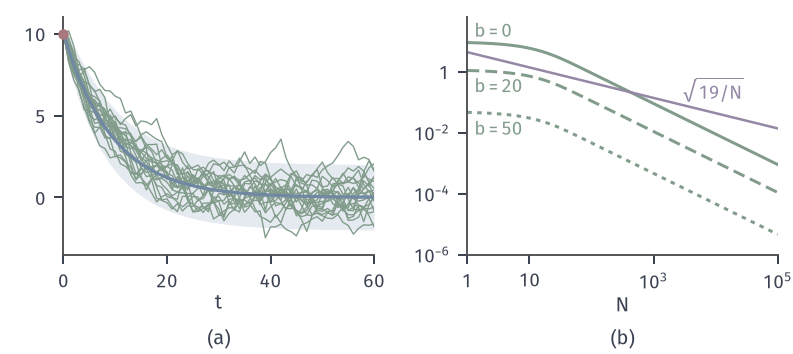

Generate this figure with Python:
from pathlib import Path
import sys
HERE = Path(__file__).resolve().parent
sys.path.insert(0, str(HERE.parent/"mcerr-common"))
from mcerr_fig import *
# Gaussian AR(1) chain X(t+1) = 0.9 X(t) + sqrt(1-0.81) xi, invariant N(0,1), started at x0 = 10.
# (a) 20 paths (seed 3122, green), marginal mean 0.9^t x0 (blue) with +-2 marginal sd band (light blue).
# (b) exact bias of the average of N recorded steps after discarding b steps:
#     x0 rho^{b+1} (1-rho^N) / (N (1-rho)), b = 0, 20, 50 (green solid/dashed/dotted);
#     stationary standard deviation sqrt(19/N) (purple reference).
rho, x0, T = 0.9, 10.0, 60
paths = ar1(np.random.default_rng(3122), rho, T, x0=x0, reps=20)
t = np.arange(0, T+1); m = x0*rho**t; sd = np.sqrt(1-rho**(2*t))
fig, (a, b) = figure(width_mm=112, height_mm=50, ncols=2)
panel(fig, left=.08, right=.98, bottom=.28, top=.95, wspace=.3)
a.fill_between(t, m-2*sd, m+2*sd, color=BLUE_FILL, lw=0)
for p in paths: a.plot(t, np.r_[x0, p], color=GREEN, lw=.55)
a.plot(t, m, color=BLUE, lw=1.3); dot(a, 0, x0)
a.set_xlim(0, T); a.set_ylim(-3.5, 11); a.set_xticks([0, 20, 40, 60]); a.set_yticks([0, 5, 10]); axlab(a, '$t$')
N = np.logspace(0, 5, 200)
for bb, ls, s in [(0, '-', '$b=0$'), (20, DASH, '$b=20$'), (50, DOT, '$b=50$')]:
    bias = x0*rho**(bb+1)*(1-rho**N)/(N*(1-rho)); b.loglog(N, bias, color=GREEN, lw=1.2, ls=ls)
b.loglog(N, np.sqrt(19/N), color=PURPLE, lw=1.0)
lab(b, 1.3, 13, '$b=0$', GREEN); lab(b, 1.3, .2, '$b=20$', GREEN); lab(b, 1.3, .008, '$b=50$', GREEN)
lab(b, 3e3, .13, r'$\sqrt{19/N}$', PURPLE)
b.set_xlim(1, 1e5); b.set_ylim(1e-6, 60); logticks(b, [0, 1, 3, 5], 'x'); logticks(b, [-6, -4, -2, 0], 'y'); axlab(b, '$N$')
tags(fig, (a, b))
save(fig, HERE, 'figure', {'bias_N100_b0': x0*rho*(1-rho**100)/(100*(1-rho)), 'bias_N100_b20': x0*rho**21*(1-rho**100)/(100*(1-rho)),
     'bias_N100_b50': x0*rho**51*(1-rho**100)/(100*(1-rho))})
